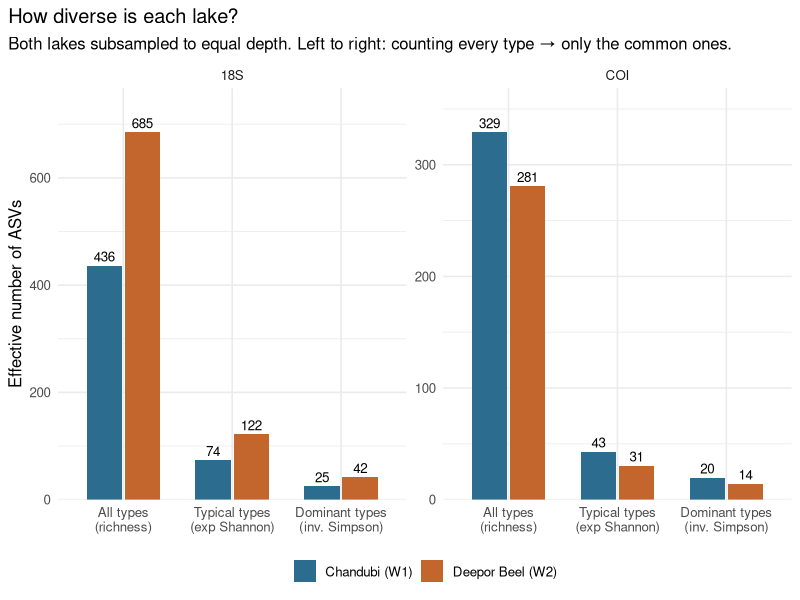
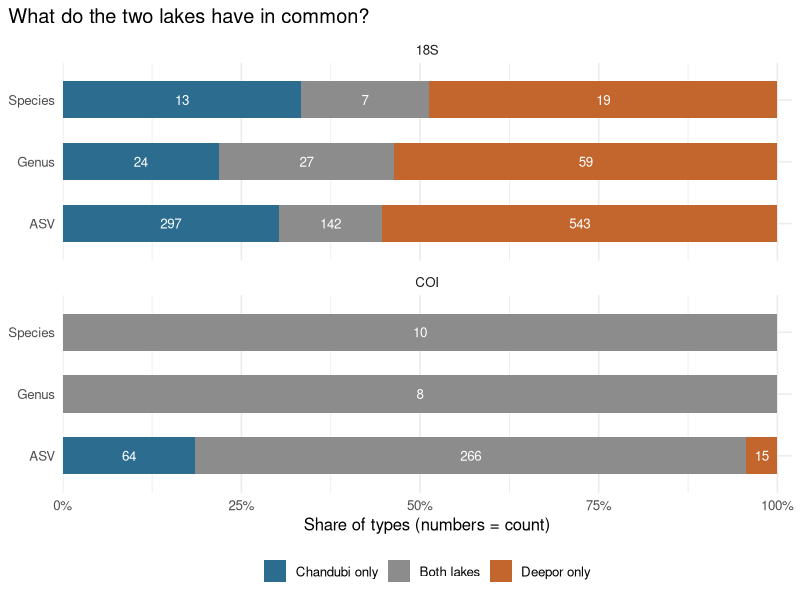

The R source for these figures, in order:
# Step 8 — Diversity.
#  (a) Alpha diversity per lake, after rarefying both lakes to the same depth
#      (mean of 100 random subsamples): observed ASVs, Shannon, Simpson, Pielou's evenness,
#      and Hill numbers (q0 = richness, q1 = exp(Shannon), q2 = inverse Simpson) —
#      the "effective number" of equally common types.
#  (b) Overlap between lakes at ASV, genus and species level (shared / unique, Jaccard,
#      Bray–Curtis). One sample per lake: descriptive only, no significance tests.
# Chao1 is not reported: DADA2 discards singletons, which Chao1 depends on.
dir.create("work/plots", recursive = TRUE, showWarnings = FALSE)
suppressPackageStartupMessages({ library(data.table); library(ggplot2); library(vegan) })

out <- "results/08_diversity"
dir.create(out, recursive = TRUE, showWarnings = FALSE)
site_of <- c(W1 = "Chandubi (W1)", W2 = "Deepor Beel (W2)")
set.seed(2026)

tax <- list(`18S` = fread("results/06_taxonomy/18S_taxonomy.tsv", sep = "\t", quote = "", na.strings = c("", "NA")),
            COI = fread("results/06_taxonomy/COI_taxonomy.tsv", sep = "\t", quote = "", na.strings = c("", "NA")))

# ---- (a) alpha diversity ----
alpha <- rbindlist(lapply(names(tax), function(m) {
  mat <- t(as.matrix(tax[[m]][, .(W1, W2)]))
  depth <- min(rowSums(mat))
  reps <- replicate(100, {
    r <- rrarefy(mat, depth)
    H <- diversity(r, "shannon"); S <- specnumber(r)
    cbind(observed = S, shannon = H, simpson = diversity(r, "simpson"),
          pielou = H / log(S), hill_q1 = exp(H), hill_q2 = diversity(r, "invsimpson"))
  }, simplify = "array")
  mean_mat <- apply(reps, c(1, 2), mean)
  data.table(marker = m, sample = rownames(mat), rarefied_to = depth, round(mean_mat, 3))
}))
fwrite(alpha, file.path(out, "alpha_diversity.tsv"), sep = "\t")

hl <- melt(alpha, id.vars = c("marker", "sample"), measure.vars = c("observed", "hill_q1", "hill_q2"),
           variable.name = "q", value.name = "value")
hl[, q := factor(q, levels = c("observed", "hill_q1", "hill_q2"),
                 labels = c("All types\n(richness)", "Typical types\n(exp Shannon)", "Dominant types\n(inv. Simpson)"))]
hl[, site := site_of[sample]]
p1 <- ggplot(hl, aes(q, value, fill = site)) +
  geom_col(position = position_dodge(width = 0.7), width = 0.65) +
  geom_text(aes(label = round(value)), position = position_dodge(width = 0.7), vjust = -0.4, size = 3.4) +
  facet_wrap(~marker, scales = "free_y") +
  scale_fill_manual(values = c("#2b6c8f", "#c2662d")) +
  scale_y_continuous(expand = expansion(mult = c(0, 0.12))) +
  labs(x = NULL, y = "Effective number of ASVs", fill = NULL,
       title = "How diverse is each lake?",
       subtitle = "Both lakes subsampled to equal depth. Left to right: counting every type → only the common ones.") +
  theme_minimal(base_size = 12) + theme(legend.position = "bottom", plot.title.position = "plot")
saveRDS(p1, "work/plots/08_alpha.rds")
ggsave("docs/img/08_alpha.png", p1, width = 9.5, height = 5, dpi = 120)

# ---- (b) overlap at several levels ----
overlap <- rbindlist(lapply(names(tax), function(m) {
  d <- tax[[m]]
  rbindlist(lapply(c("ASV", "Genus", "Species"), function(level) {
    key <- if (level == "ASV") d$asv else d[[level]]
    agg <- d[!is.na(key), .(W1 = sum(W1), W2 = sum(W2)), by = .(k = key[!is.na(key)])]
    if (nrow(agg) == 0) return(NULL)
    mat <- t(as.matrix(agg[, .(W1, W2)]))
    data.table(marker = m, level = level,
               chandubi_only = sum(agg$W1 > 0 & agg$W2 == 0), deepor_only = sum(agg$W1 == 0 & agg$W2 > 0),
               shared = sum(agg$W1 > 0 & agg$W2 > 0), total = nrow(agg),
               pct_shared = round(100 * sum(agg$W1 > 0 & agg$W2 > 0) / nrow(agg), 1),
               jaccard_similarity = round(1 - as.numeric(vegdist(mat, "jaccard", binary = TRUE)), 3),
               bray_curtis_dissimilarity = round(as.numeric(vegdist(decostand(mat, "total"), "bray")), 3))
  }))
}))
fwrite(overlap, file.path(out, "overlap_by_level.tsv"), sep = "\t")

ol <- melt(overlap, id.vars = c("marker", "level"), measure.vars = c("chandubi_only", "shared", "deepor_only"),
           variable.name = "where", value.name = "n")
ol[, where := factor(where, levels = c("chandubi_only", "shared", "deepor_only"),
                     labels = c("Chandubi only", "Both lakes", "Deepor only"))]
ol[, pct := 100 * n / sum(n), by = .(marker, level)]
ol[, level := factor(level, levels = c("ASV", "Genus", "Species"))]
p2 <- ggplot(ol, aes(pct, level, fill = where)) +
  geom_col(width = 0.6, position = position_stack(reverse = TRUE)) +
  geom_text(aes(label = ifelse(n > 0, n, "")), position = position_stack(vjust = 0.5, reverse = TRUE),
            colour = "white", size = 3.4) +
  facet_wrap(~marker, ncol = 1) +
  scale_fill_manual(values = c("#2b6c8f", "#8c8c8c", "#c2662d")) +
  scale_x_continuous(labels = function(x) paste0(x, "%"), expand = expansion(mult = c(0, 0.02))) +
  labs(x = "Share of types (numbers = count)", y = NULL, fill = NULL,
       title = "What do the two lakes have in common?") +
  theme_minimal(base_size = 12) + theme(legend.position = "bottom", plot.title.position = "plot")
saveRDS(p2, "work/plots/08_overlap.rds")
ggsave("docs/img/08_overlap.png", p2, width = 9, height = 5.5, dpi = 120)
print(alpha); print(overlap)
